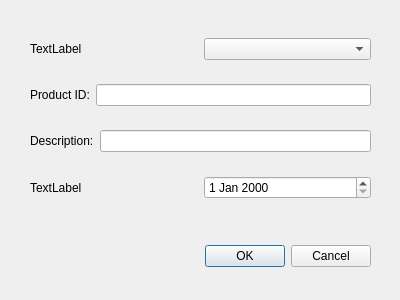
<ui version="4.0" >
 <class>Dialog</class>
 <widget class="QDialog" name="Dialog" >
  <property name="geometry" >
   <rect>
    <x>0</x>
    <y>0</y>
    <width>400</width>
    <height>300</height>
   </rect>
  </property>
  <property name="windowTitle" >
   <string>Dialog</string>
  </property>
  <widget class="QDialogButtonBox" name="buttonBox" >
   <property name="geometry" >
    <rect>
     <x>30</x>
     <y>240</y>
     <width>341</width>
     <height>32</height>
    </rect>
   </property>
   <property name="orientation" >
    <enum>Qt::Horizontal</enum>
   </property>
   <property name="standardButtons" >
    <set>QDialogButtonBox::Cancel|QDialogButtonBox::Ok</set>
   </property>
  </widget>
  <widget class="QWidget" name="" >
   <property name="geometry" >
    <rect>
     <x>30</x>
     <y>20</y>
     <width>341</width>
     <height>201</height>
    </rect>
   </property>
   <layout class="QVBoxLayout" name="verticalLayout" >
    <item>
     <layout class="QHBoxLayout" name="horizontalLayout" >
      <item>
       <widget class="QLabel" name="label_3" >
        <property name="text" >
         <string>TextLabel</string>
        </property>
       </widget>
      </item>
      <item>
       <widget class="QComboBox" name="comboBox" />
      </item>
     </layout>
    </item>
    <item>
     <layout class="QHBoxLayout" name="horizontalLayout_2" >
      <item>
       <widget class="QLabel" name="label" >
        <property name="text" >
         <string>Product ID:</string>
        </property>
       </widget>
      </item>
      <item>
       <widget class="QLineEdit" name="productName" >
        <property name="minimumSize" >
         <size>
          <width>0</width>
          <height>1</height>
         </size>
        </property>
       </widget>
      </item>
     </layout>
    </item>
    <item>
     <layout class="QHBoxLayout" name="horizontalLayout_3" >
      <item>
       <widget class="QLabel" name="label_2" >
        <property name="text" >
         <string>Description:</string>
        </property>
       </widget>
      </item>
      <item>
       <widget class="QLineEdit" name="productDescription" >
        <property name="minimumSize" >
         <size>
          <width>0</width>
          <height>1</height>
         </size>
        </property>
        <property name="text" >
         <string/>
        </property>
       </widget>
      </item>
     </layout>
    </item>
    <item>
     <layout class="QHBoxLayout" name="horizontalLayout_4" >
      <item>
       <widget class="QLabel" name="label_4" >
        <property name="text" >
         <string>TextLabel</string>
        </property>
       </widget>
      </item>
      <item>
       <widget class="QDateEdit" name="dateEdit" />
      </item>
     </layout>
    </item>
   </layout>
  </widget>
 </widget>
 <resources/>
 <connections>
  <connection>
   <sender>buttonBox</sender>
   <signal>accepted()</signal>
   <receiver>Dialog</receiver>
   <slot>accept()</slot>
   <hints>
    <hint type="sourcelabel" >
     <x>248</x>
     <y>254</y>
    </hint>
    <hint type="destinationlabel" >
     <x>157</x>
     <y>274</y>
    </hint>
   </hints>
  </connection>
  <connection>
   <sender>buttonBox</sender>
   <signal>rejected()</signal>
   <receiver>Dialog</receiver>
   <slot>reject()</slot>
   <hints>
    <hint type="sourcelabel" >
     <x>316</x>
     <y>260</y>
    </hint>
    <hint type="destinationlabel" >
     <x>286</x>
     <y>274</y>
    </hint>
   </hints>
  </connection>
 </connections>
</ui>
